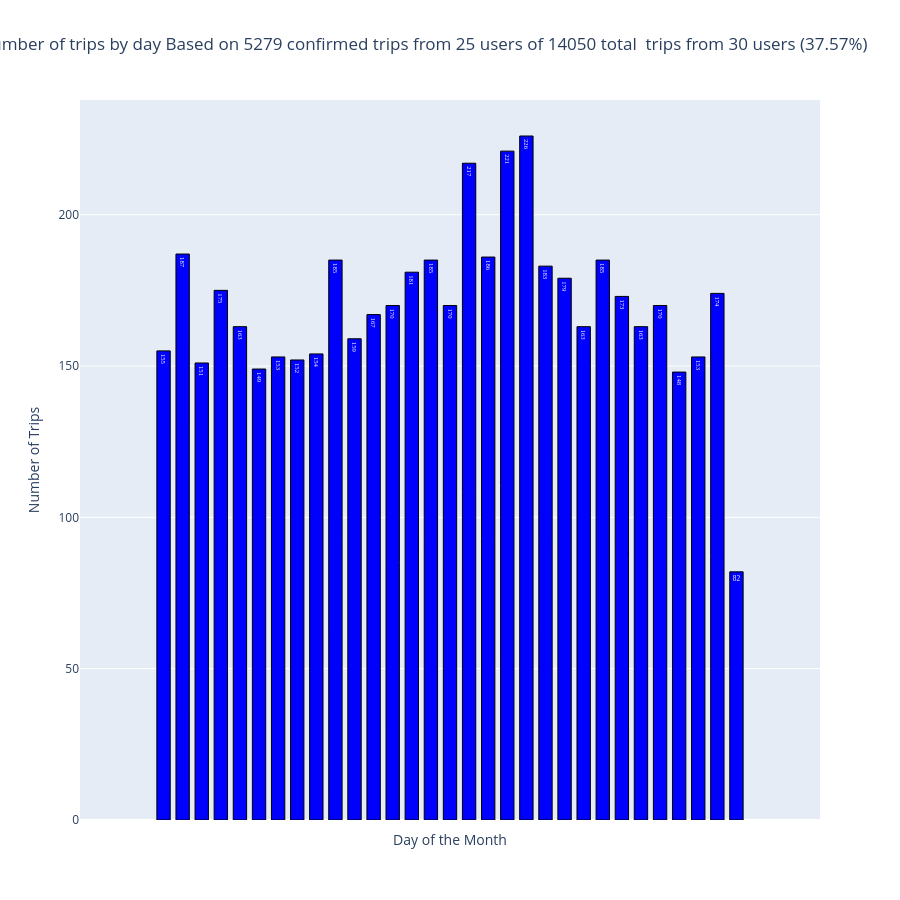

The notebook cell saved with this chart:
### Code cell
#layout + column params - TITLE IS DEFINED IN LAYOUT below, NOT IN BUILD_TRIP_PLOT
plot_eight_layout = dict(
    height=900,
    barmode='group',
    showlegend=True,
    title=dict(text=plot_title, x=0.47),
    legend=dict(orientation="v",traceorder="reversed",tracegroupgap=10),
    yaxis=dict(
        title="Number of Trips"),
    xaxis=dict(
        title="Day of the Month"),

    bargroupgap=0.3,

)


fig, filename = build_trip_plot(
    distance_col="Number of Trips",
    plot_title=plot_title,
    file_name="Number_of_trips",
    panels=panels,
    threshold=0.00,
    layout=plot_eight_layout,
    use_distance=False,
    orientation="v",
    use_raw_values=True
)

fig.update_traces(marker=dict(color="blue"))
fig.update_traces(insidetextfont=dict(color="white"))
fig.update_layout(plot_eight_layout)

### Figure 1 — Plotly figure (JSON) as saved in the notebook; plotly's stock layout.template omitted (floating-point values rounded to 4 significant figures)
{"data": [{"hovertemplate": "1: 155<extra></extra>", "insidetextanchor": "end", "insidetextfont": {"color": "white", "family": "Times", "size": 20}, "legendgroup": "group_", "legendgrouptitle": {"text": ""}, "marker": {"color": "blue", "line": {"color": "black", "width": 1}}, "name": "1", "orientation": "v", "showlegend": false, "text": ["155"], "textposition": "inside", "type": "bar", "x": [""], "xaxis": "x", "y": [155], "yaxis": "y"}, {"hovertemplate": "2: 187<extra></extra>", "insidetextanchor": "end", "insidetextfont": {"color": "white", "family": "Times", "size": 20}, "legendgroup": "group_", "legendgrouptitle": {"text": ""}, "marker": {"color": "blue", "line": {"color": "black", "width": 1}}, "name": "2", "orientation": "v", "showlegend": false, "text": ["187"], "textposition": "inside", "type": "bar", "x": [""], "xaxis": "x", "y": [187], "yaxis": "y"}, {"hovertemplate": "3: 151<extra></extra>", "insidetextanchor": "end", "insidetextfont": {"color": "white", "family": "Times", "size": 20}, "legendgroup": "group_", "legendgrouptitle": {"text": ""}, "marker": {"color": "blue", "line": {"color": "black", "width": 1}}, "name": "3", "orientation": "v", "showlegend": false, "text": ["151"], "textposition": "inside", "type": "bar", "x": [""], "xaxis": "x", "y": [151], "yaxis": "y"}, {"hovertemplate": "4: 175<extra></extra>", "insidetextanchor": "end", "insidetextfont": {"color": "white", "family": "Times", "size": 20}, "legendgroup": "group_", "legendgrouptitle": {"text": ""}, "marker": {"color": "blue", "line": {"color": "black", "width": 1}}, "name": "4", "orientation": "v", "showlegend": false, "text": ["175"], "textposition": "inside", "type": "bar", "x": [""], "xaxis": "x", "y": [175], "yaxis": "y"}, {"hovertemplate": "5: 163<extra></extra>", "insidetextanchor": "end", "insidetextfont": {"color": "white", "family": "Times", "size": 20}, "legendgroup": "group_", "legendgrouptitle": {"text": ""}, "marker": {"color": "blue", "line": {"color": "black", "width": 1}}, "name": "5", "orientation": "v", "showlegend": false, "text": ["163"], "textposition": "inside", "type": "bar", "x": [""], "xaxis": "x", "y": [163], "yaxis": "y"}, {"hovertemplate": "6: 149<extra></extra>", "insidetextanchor": "end", "insidetextfont": {"color": "white", "family": "Times", "size": 20}, "legendgroup": "group_", "legendgrouptitle": {"text": ""}, "marker": {"color": "blue", "line": {"color": "black", "width": 1}}, "name": "6", "orientation": "v", "showlegend": false, "text": ["149"], "textposition": "inside", "type": "bar", "x": [""], "xaxis": "x", "y": [149], "yaxis": "y"}, {"hovertemplate": "7: 153<extra></extra>", "insidetextanchor": "end", "insidetextfont": {"color": "white", "family": "Times", "size": 20}, "legendgroup": "group_", "legendgrouptitle": {"text": ""}, "marker": {"color": "blue", "line": {"color": "black", "width": 1}}, "name": "7", "orientation": "v", "showlegend": false, "text": ["153"], "textposition": "inside", "type": "bar", "x": [""], "xaxis": "x", "y": [153], "yaxis": "y"}, {"hovertemplate": "8: 152<extra></extra>", "insidetextanchor": "end", "insidetextfont": {"color": "white", "family": "Times", "size": 20}, "legendgroup": "group_", "legendgrouptitle": {"text": ""}, "marker": {"color": "blue", "line": {"color": "black", "width": 1}}, "name": "8", "orientation": "v", "showlegend": false, "text": ["152"], "textposition": "inside", "type": "bar", "x": [""], "xaxis": "x", "y": [152], "yaxis": "y"}, {"hovertemplate": "9: 154<extra></extra>", "insidetextanchor": "end", "insidetextfont": {"color": "white", "family": "Times", "size": 20}, "legendgroup": "group_", "legendgrouptitle": {"text": ""}, "marker": {"color": "blue", "line": {"color": "black", "width": 1}}, "name": "9", "orientation": "v", "showlegend": false, "text": ["154"], "textposition": "inside", "type": "bar", "x": [""], "xaxis": "x", "y": [154], "yaxis": "y"}, {"hovertemplate": "10: 185<extra></extra>", "insidetextanchor": "end", "insidetextfont": {"color": "white", "family": "Times", "size": 20}, "legendgroup": "group_", "legendgrouptitle": {"text": ""}, "marker": {"color": "blue", "line": {"color": "black", "width": 1}}, "name": "10", "orientation": "v", "showlegend": false, "text": ["185"], "textposition": "inside", "type": "bar", "x": [""], "xaxis": "x", "y": [185], "yaxis": "y"}, {"hovertemplate": "11: 159<extra></extra>", "insidetextanchor": "end", "insidetextfont": {"color": "white", "family": "Times", "size": 20}, "legendgroup": "group_", "legendgrouptitle": {"text": ""}, "marker": {"color": "blue", "line": {"color": "black", "width": 1}}, "name": "11", "orientation": "v", "showlegend": false, "text": ["159"], "textposition": "inside", "type": "bar", "x": [""], "xaxis": "x", "y": [159], "yaxis": "y"}, {"hovertemplate": "12: 167<extra></extra>", "insidetextanchor": "end", "insidetextfont": {"color": "white", "family": "Times", "size": 20}, "legendgroup": "group_", "legendgrouptitle": {"text": ""}, "marker": {"color": "blue", "line": {"color": "black", "width": 1}}, "name": "12", "orientation": "v", "showlegend": false, "text": ["167"], "textposition": "inside", "type": "bar", "x": [""], "xaxis": "x", "y": [167], "yaxis": "y"}, {"hovertemplate": "13: 170<extra></extra>", "insidetextanchor": "end", "insidetextfont": {"color": "white", "family": "Times", "size": 20}, "legendgroup": "group_", "legendgrouptitle": {"text": ""}, "marker": {"color": "blue", "line": {"color": "black", "width": 1}}, "name": "13", "orientation": "v", "showlegend": false, "text": ["170"], "textposition": "inside", "type": "bar", "x": [""], "xaxis": "x", "y": [170], "yaxis": "y"}, {"hovertemplate": "14: 181<extra></extra>", "insidetextanchor": "end", "insidetextfont": {"color": "white", "family": "Times", "size": 20}, "legendgroup": "group_", "legendgrouptitle": {"text": ""}, "marker": {"color": "blue", "line": {"color": "black", "width": 1}}, "name": "14", "orientation": "v", "showlegend": false, "text": ["181"], "textposition": "inside", "type": "bar", "x": [""], "xaxis": "x", "y": [181], "yaxis": "y"}, {"hovertemplate": "15: 185<extra></extra>", "insidetextanchor": "end", "insidetextfont": {"color": "white", "family": "Times", "size": 20}, "legendgroup": "group_", "legendgrouptitle": {"text": ""}, "marker": {"color": "blue", "line": {"color": "black", "width": 1}}, "name": "15", "orientation": "v", "showlegend": false, "text": ["185"], "textposition": "inside", "type": "bar", "x": [""], "xaxis": "x", "y": [185], "yaxis": "y"}, {"hovertemplate": "16: 170<extra></extra>", "insidetextanchor": "end", "insidetextfont": {"color": "white", "family": "Times", "size": 20}, "legendgroup": "group_", "legendgrouptitle": {"text": ""}, "marker": {"color": "blue", "line": {"color": "black", "width": 1}}, "name": "16", "orientation": "v", "showlegend": false, "text": ["170"], "textposition": "inside", "type": "bar", "x": [""], "xaxis": "x", "y": [170], "yaxis": "y"}, {"hovertemplate": "17: 217<extra></extra>", "insidetextanchor": "end", "insidetextfont": {"color": "white", "family": "Times", "size": 20}, "legendgroup": "group_", "legendgrouptitle": {"text": ""}, "marker": {"color": "blue", "line": {"color": "black", "width": 1}}, "name": "17", "orientation": "v", "showlegend": false, "text": ["217"], "textposition": "inside", "type": "bar", "x": [""], "xaxis": "x", "y": [217], "yaxis": "y"}, {"hovertemplate": "18: 186<extra></extra>", "insidetextanchor": "end", "insidetextfont": {"color": "white", "family": "Times", "size": 20}, "legendgroup": "group_", "legendgrouptitle": {"text": ""}, "marker": {"color": "blue", "line": {"color": "black", "width": 1}}, "name": "18", "orientation": "v", "showlegend": false, "text": ["186"], "textposition": "inside", "type": "bar", "x": [""], "xaxis": "x", "y": [186], "yaxis": "y"}, {"hovertemplate": "19: 221<extra></extra>", "insidetextanchor": "end", "insidetextfont": {"color": "white", "family": "Times", "size": 20}, "legendgroup": "group_", "legendgrouptitle": {"text": ""}, "marker": {"color": "blue", "line": {"color": "black", "width": 1}}, "name": "19", "orientation": "v", "showlegend": false, "text": ["221"], "textposition": "inside", "type": "bar", "x": [""], "xaxis": "x", "y": [221], "yaxis": "y"}, {"hovertemplate": "20: 226<extra></extra>", "insidetextanchor": "end", "insidetextfont": {"color": "white", "family": "Times", "size": 20}, "legendgroup": "group_", "legendgrouptitle": {"text": ""}, "marker": {"color": "blue", "line": {"color": "black", "width": 1}}, "name": "20", "orientation": "v", "showlegend": false, "text": ["226"], "textposition": "inside", "type": "bar", "x": [""], "xaxis": "x", "y": [226], "yaxis": "y"}, {"hovertemplate": "21: 183<extra></extra>", "insidetextanchor": "end", "insidetextfont": {"color": "white", "family": "Times", "size": 20}, "legendgroup": "group_", "legendgrouptitle": {"text": ""}, "marker": {"color": "blue", "line": {"color": "black", "width": 1}}, "name": "21", "orientation": "v", "showlegend": false, "text": ["183"], "textposition": "inside", "type": "bar", "x": [""], "xaxis": "x", "y": [183], "yaxis": "y"}, {"hovertemplate": "22: 179<extra></extra>", "insidetextanchor": "end", "insidetextfont": {"color": "white", "family": "Times", "size": 20}, "legendgroup": "group_", "legendgrouptitle": {"text": ""}, "marker": {"color": "blue", "line": {"color": "black", "width": 1}}, "name": "22", "orientation": "v", "showlegend": false, "text": ["179"], "textposition": "inside", "type": "bar", "x": [""], "xaxis": "x", "y": [179], "yaxis": "y"}, {"hovertemplate": "23: 163<extra></extra>", "insidetextanchor": "end", "insidetextfont": {"color": "white", "family": "Times", "size": 20}, "legendgroup": "group_", "legendgrouptitle": {"text": ""}, "marker": {"color": "blue", "line": {"color": "black", "width": 1}}, "name": "23", "orientation": "v", "showlegend": false, "text": ["163"], "textposition": "inside", "type": "bar", "x": [""], "xaxis": "x", "y": [163], "yaxis": "y"}, {"hovertemplate": "24: 185<extra></extra>", "insidetextanchor": "end", "insidetextfont": {"color": "white", "family": "Times", "size": 20}, "legendgroup": "group_", "legendgrouptitle": {"text": ""}, "marker": {"color": "blue", "line": {"color": "black", "width": 1}}, "name": "24", "orientation": "v", "showlegend": false, "text": ["185"], "textposition": "inside", "type": "bar", "x": [""], "xaxis": "x", "y": [185], "yaxis": "y"}, {"hovertemplate": "25: 173<extra></extra>", "insidetextanchor": "end", "insidetextfont": {"color": "white", "family": "Times", "size": 20}, "legendgroup": "group_", "legendgrouptitle": {"text": ""}, "marker": {"color": "blue", "line": {"color": "black", "width": 1}}, "name": "25", "orientation": "v", "showlegend": false, "text": ["173"], "textposition": "inside", "type": "bar", "x": [""], "xaxis": "x", "y": [173], "yaxis": "y"}, {"hovertemplate": "26: 163<extra></extra>", "insidetextanchor": "end", "insidetextfont": {"color": "white", "family": "Times", "size": 20}, "legendgroup": "group_", "legendgrouptitle": {"text": ""}, "marker": {"color": "blue", "line": {"color": "black", "width": 1}}, "name": "26", "orientation": "v", "showlegend": false, "text": ["163"], "textposition": "inside", "type": "bar", "x": [""], "xaxis": "x", "y": [163], "yaxis": "y"}, {"hovertemplate": "27: 170<extra></extra>", "insidetextanchor": "end", "insidetextfont": {"color": "white", "family": "Times", "size": 20}, "legendgroup": "group_", "legendgrouptitle": {"text": ""}, "marker": {"color": "blue", "line": {"color": "black", "width": 1}}, "name": "27", "orientation": "v", "showlegend": false, "text": ["170"], "textposition": "inside", "type": "bar", "x": [""], "xaxis": "x", "y": [170], "yaxis": "y"}, {"hovertemplate": "28: 148<extra></extra>", "insidetextanchor": "end", "insidetextfont": {"color": "white", "family": "Times", "size": 20}, "legendgroup": "group_", "legendgrouptitle": {"text": ""}, "marker": {"color": "blue", "line": {"color": "black", "width": 1}}, "name": "28", "orientation": "v", "showlegend": false, "text": ["148"], "textposition": "inside", "type": "bar", "x": [""], "xaxis": "x", "y": [148], "yaxis": "y"}, {"hovertemplate": "29: 153<extra></extra>", "insidetextanchor": "end", "insidetextfont": {"color": "white", "family": "Times", "size": 20}, "legendgroup": "group_", "legendgrouptitle": {"text": ""}, "marker": {"color": "blue", "line": {"color": "black", "width": 1}}, "name": "29", "orientation": "v", "showlegend": false, "text": ["153"], "textposition": "inside", "type": "bar", "x": [""], "xaxis": "x", "y": [153], "yaxis": "y"}, {"hovertemplate": "30: 174<extra></extra>", "insidetextanchor": "end", "insidetextfont": {"color": "white", "family": "Times", "size": 20}, "legendgroup": "group_", "legendgrouptitle": {"text": ""}, "marker": {"color": "blue", "line": {"color": "black", "width": 1}}, "name": "30", "orientation": "v", "showlegend": false, "text": ["174"], "textposition": "inside", "type": "bar", "x": [""], "xaxis": "x", "y": [174], "yaxis": "y"}, {"hovertemplate": "31: 82<extra></extra>", "insidetextanchor": "end", "insidetextfont": {"color": "white", "family": "Times", "size": 20}, "legendgroup": "group_", "legendgrouptitle": {"text": ""}, "marker": {"color": "blue", "line": {"color": "black", "width": 1}}, "name": "31", "orientation": "v", "showlegend": false, "text": ["82"], "textposition": "inside", "type": "bar", "x": [""], "xaxis": "x", "y": [82], "yaxis": "y"}], "layout": {"annotations": [{"font": {"size": 16}, "showarrow": false, "text": "<br>", "x": 0.5, "xanchor": "center", "xref": "paper", "y": 1, "yanchor": "bottom", "yref": "paper"}], "bargroupgap": 0.3, "barmode": "group", "height": 900, "legend": {"orientation": "v", "tracegroupgap": 10, "traceorder": "reversed"}, "showlegend": true, "title": {"text": "Number of trips by day\nBased on 5279 confirmed trips from 25 users\nof 14050 total  trips from 30 users (37.57%)", "x": 0.47}, "xaxis": {"anchor": "y", "domain": [0, 1], "tickformat": ".0%", "title": {"text": "Day of the Month"}}, "yaxis": {"anchor": "x", "domain": [0, 1], "title": {"text": "Number of Trips"}}}}
